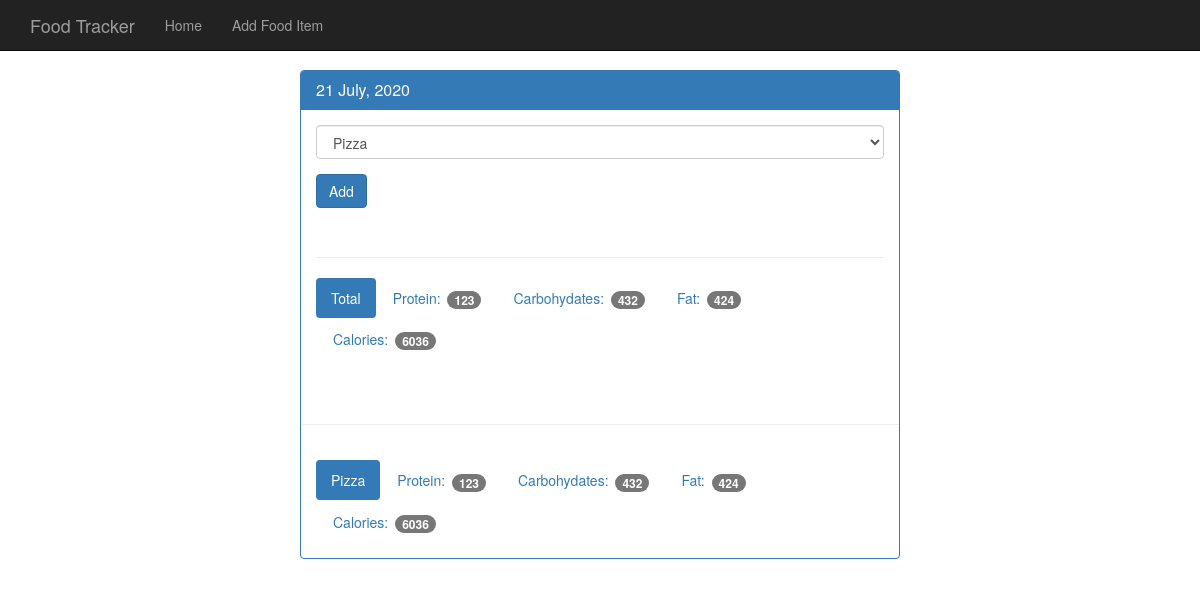
The app's page /view/20200721 with its own data.
### tables this page shows
CREATE TABLE food(
    Id INTEGER PRIMARY KEY autoincrement,
    name text not NULL,
    protien INTEGER NOT NULL,
    carbohydrate integer not null,
    fat INTEGER not null,
    calories INTEGER not null
);

### app.py (the view)
@app.route('/view/<date>', methods=['GET','POST'])
def view(date):
    db = get_db()
    cur = db.execute('select id, entry_date from log_date where entry_date = ?',[date])
    res = cur.fetchone()
    if request.method == 'POST':
        db = get_db()
        db.execute('insert into food_date (food_id, log_date_id) values(?, ?)',
                   [request.form['food-select'],
                   res['id']])
        db.commit()
    curs = db.execute('select food_id from food_date where log_date_id == ?',[res['id']])
    result = curs.fetchall()
    finals = []
    totals = {'name':0,'p':0,'c':0,'f':0,'total':0}
    for i in result:
        r = db.execute('select * from food where id = ?',[i['food_id']])
        ress = r.fetchall()
        totals['p']+=ress[0]['protien']
        totals['c']+=ress[0]['carbohydrate']
        totals['f']+=ress[0]['fat']
        totals['total']+=ress[0]['calories']
        finals.append({'name': ress[0]['name'],
                       'p':ress[0]['protien'],
                       'c':ress[0]['carbohydrate'],
                       'f': ress[0]['fat'],
                       'total':ress[0]['calories']
                       })
    disp_date = dateconv(res)
    cur = db.execute('select id, name from food')
    ress = cur.fetchall()
    return render_template('day.html',date=disp_date, food_res= ress,
                           date_food = finals,
                           total = totals, in_date=res['entry_date'])

### app.py (called while the page is built)
def dateconv(date):
    return datetime.strftime(datetime.strptime(str(date['entry_date']),
                                               "%Y%m%d"),
                             "%d %B, %Y")

def dbConnect():
    con = sql.connect('db/data.db')
    con.row_factory = sql.Row
    return con

def get_db():
    if not hasattr(g, 'sqlite3_db'):
        g.sqlite3_db = dbConnect()
    return g.sqlite3_db

@app.teardown_appcontext
def Close(error):
    if hasattr(g, 'sqlite3_db'):
        g.sqlite3_db.close()

### templates/day.html
{% extends "base.html" %}
{% block body %}
    <nav class="navbar navbar-inverse navbar-fixed-top">
      <div class="container">
        <div class="navbar-header">
          <a class="navbar-brand" href='{{url_for("index")}}'>Food Tracker</a>
        </div>
        <div id="navbar" class="navbar-collapse collapse">
          <ul class="nav navbar-nav">
            <li><a href='{{url_for("index")}}'>Home</a></li>
            <li><a href='{{url_for("food")}}'>Add Food Item</a></li>
          </ul>
        </div>
      </div>
    </nav>
    <div class="container theme-showcase col-sm-6 col-sm-offset-3" role="main">
      <div class="row">
        <div>
          <div class="panel panel-primary">
            <div class="panel-heading">
              <h3 class="panel-title">{{date}}</h3>
            </div>
            <div class="panel-body">
              <form method="POST" action="{{ url_for('view', date=in_date) }}">
                <div class="form-group">
                  <select class="form-control" name="food-select">
                    {% for food in food_res %}
                    <option value={{food.id}}>{{ food.name }}</option>
                    {% endfor %}
                  </select>
                </div>
                <button type="submit" class="btn btn-primary">Add</button>
              </form>
              <div class="page-header"></div>
              <ul class="nav nav-pills" role="tablist">
                <li class="active"><a>Total</a></li>
                <li><a>Protein: <span class="badge">{{total.p}}</span></a></li>
                <li><a>Carbohydates: <span class="badge">{{total.c}}</span></a></li>
                <li><a>Fat: <span class="badge">{{total.f}}</span></a></li>
                <li><a>Calories: <span class="badge">{{total.total}}</span></a></li>
              </ul>
            </div>
            <div class="page-header"></div>
            {% for food_item in date_food%}
            <div class="panel-body">
              <ul class="nav nav-pills" role="tablist">
                <li class="active"><a>{{food_item.name}}</a></li>
                <li><a>Protein: <span class="badge">{{food_item.p}}</span></a></li>
                <li><a>Carbohydates: <span class="badge">{{food_item.c}}</span></a></li>
                <li><a>Fat: <span class="badge">{{food_item.f}}</span></a></li>
                <li><a>Calories: <span class="badge">{{food_item.total}}</span></a></li>
              </ul>
            </div>
            {% endfor %}
          </div>
        </div>
      </div>
    </div>
    {% endblock %}

### static/theme.css (style rules this page uses)
body { padding-top: 70px; padding-bottom: 30px; }

### records on screen
food: name "Pizza", p "123", c "432", f "424", total "6036"

### other values on screen
{{ date }} "21 July, 2020"
{{ total.p }} "123"
{{ total.c }} "432"
{{ total.f }} "424"
{{ total.total }} "6036"
form field food-select "Pizza"
